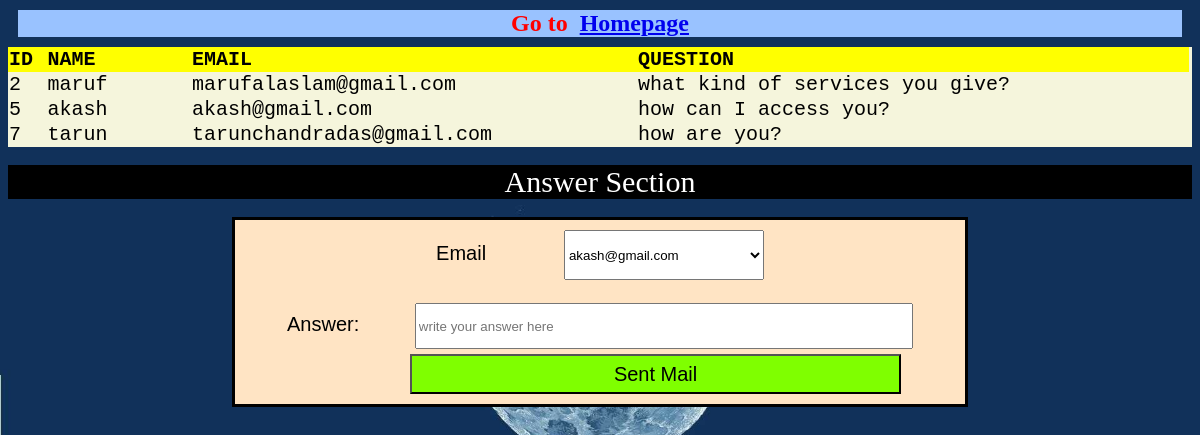
The app's page /afaq.php (signed in) with its own data.
### tables this page shows
CREATE TABLE `faq` (
  `id` int(100) NOT NULL,
  `name` varchar(100) NOT NULL,
  `email` varchar(100) NOT NULL,
  `question` varchar(1000) NOT NULL
);

### afaq.php (the view, shortened to what this page needs)
<!DOCTYPE html>
<html>
<head>
    <link rel="stylesheet" type="text/css" media="screen" href="afaq.css" />
</head>
<body>
<div class="go_to_home">
    <h2 class="hh3" style="margin:10px; background-color: #99c2ff;color:red;">
    <center>
    Go to&nbsp; <a href="admin_panel.php">Homepage</a></h2>
    </div><div class="form-group">
                <table style="border-collapse: collapse;
    width: 100%;
    background: beige;
    font-family: monospace;
    font-size: 20px;
    text-align: left;">
                <tr style="background-color:yellow;background-size:cover;">
                    <th>ID</th>
                    <th>NAME&nbsp;&nbsp;&nbsp;&nbsp;</th>
                    <th>EMAIL&nbsp;&nbsp;&nbsp;&nbsp;</th>
                    <th>QUESTION</th>
                </tr>
                <?php
                $con=mysqli_connect("localhost","root","","bloodbank");
                $sql="select id,name,email,question from faq";
                $result=$con->query($sql);
                if($result->num_rows>0){
                    while($row=$result->fetch_assoc()){
                        echo "<tr><td>".$row["id"]."</td><td>".$row["name"]."</td><td>".$row["email"]."</td><td>".$row["question"]."</td><td></tr>";
                    }
                    echo "</table>";
                }
                else{
                    echo "You have no Questions yet";
                }
                ?>
                <br>
                <center>
                <div style="width:100%;background-color:black;">
                <label style="font-size:30px;color:white;">Answer Section</label>
                </div>
                <br>
    <div class="answer_faq" style="border:3px solid black;">
    <form action="afaq.php" method="post" class ="form2">
    <label style="width:150px;">Email&nbsp;&nbsp;&nbsp;&nbsp;&nbsp;&nbsp;&nbsp;&nbsp;&nbsp;&nbsp;&nbsp;&nbsp;&nbsp;</label>
    <select name="mail_to" style="width:200px;height:50px;">
    <?php
    $con=mysqli_connect("localhost","root","","bloodbank");
               $res = mysqli_query($con,"select email from faq");
               while($row=mysqli_fetch_array($res))
             {
                ?>
            <option><?php echo $row["email"]; ?></option>
            <?php
            }
            ?>
</select>
    <br><br>
    <label>Answer:&nbsp;&nbsp;&nbsp;&nbsp;&nbsp;&nbsp;&nbsp;&nbsp;&nbsp;</label>
    <input type="text" name="mail_msg" class="faqq" placeholder="write your answer here" required>
    <br>
    <input type="submit" value="Sent Mail" class="submit" name="submit_faq">
    </form>
    </div>
            </center>
            </div>
</body>
</html>

### afaq.css (style rules this page uses)
body { background-image: url("afaq.jpg"); background-repeat: no-repeat; background-size: cover; }
.answer_faq { background-color: bisque; font-family: 'Lucida Sans', 'Lucida Sans Regular', 'Lucida Grande', 'Lucida Sans Unicode', Geneva, Verdana, sans-serif; font-size: 20px; padding: 10px; width: 60%; }
.faqq { height: 40px; width: 69%; }
.submit { margin-top: 5px; background-color: chartreuse; font-size: 20px; height: 40px; width: 69%; }

### records on screen
faq: id "2", name "maruf", email "marufalaslam@gmail.com", question "what kind of services you give?"
faq: id "5", name "akash", email "akash@gmail.com", question "how can I access you?"
faq: id "7", name "tarun", email "tarunchandradas@gmail.com", question "how are you?"

### other values on screen
form field mail_to "akash@gmail.com"
